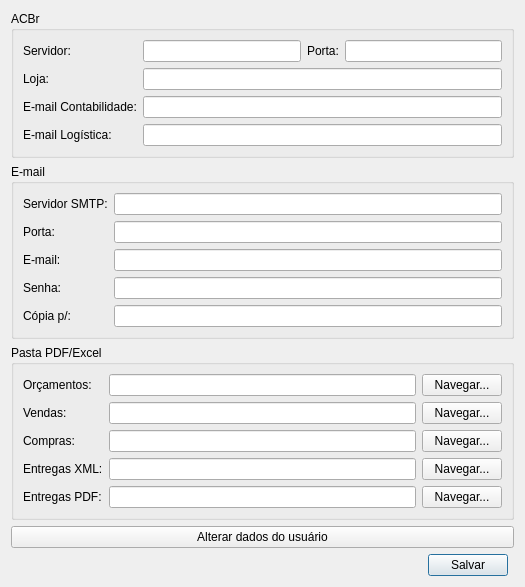
<?xml version="1.0" encoding="UTF-8"?>
<ui version="4.0">
 <class>UserConfig</class>
 <widget class="QDialog" name="UserConfig">
  <property name="geometry">
   <rect>
    <x>0</x>
    <y>0</y>
    <width>525</width>
    <height>553</height>
   </rect>
  </property>
  <property name="minimumSize">
   <size>
    <width>525</width>
    <height>0</height>
   </size>
  </property>
  <property name="windowTitle">
   <string>Configurações do usuário</string>
  </property>
  <layout class="QGridLayout" name="gridLayout">
   <item row="4" column="0">
    <spacer name="horizontalSpacer">
     <property name="orientation">
      <enum>Qt::Horizontal</enum>
     </property>
     <property name="sizeHint" stdset="0">
      <size>
       <width>40</width>
       <height>20</height>
      </size>
     </property>
    </spacer>
   </item>
   <item row="4" column="1">
    <widget class="QPushButton" name="pushButtonSalvar">
     <property name="text">
      <string>Salvar</string>
     </property>
    </widget>
   </item>
   <item row="3" column="0" colspan="3">
    <widget class="QPushButton" name="pushButtonAlterarDados">
     <property name="text">
      <string>Alterar dados do usuário</string>
     </property>
    </widget>
   </item>
   <item row="1" column="0" colspan="3">
    <widget class="QGroupBox" name="groupBoxEmail">
     <property name="title">
      <string>E-mail</string>
     </property>
     <layout class="QGridLayout" name="gridLayout_3">
      <item row="5" column="1">
       <widget class="QLineEdit" name="lineEditEmail"/>
      </item>
      <item row="7" column="1">
       <widget class="QLineEdit" name="lineEditEmailSenha">
        <property name="echoMode">
         <enum>QLineEdit::Password</enum>
        </property>
       </widget>
      </item>
      <item row="1" column="1">
       <widget class="QLineEdit" name="lineEditServidorSMTP"/>
      </item>
      <item row="3" column="1">
       <widget class="QLineEdit" name="lineEditPortaSMTP"/>
      </item>
      <item row="7" column="0">
       <widget class="QLabel" name="label_7">
        <property name="text">
         <string>Senha:</string>
        </property>
       </widget>
      </item>
      <item row="1" column="0">
       <widget class="QLabel" name="label_4">
        <property name="text">
         <string>Servidor SMTP:</string>
        </property>
       </widget>
      </item>
      <item row="5" column="0">
       <widget class="QLabel" name="label_6">
        <property name="text">
         <string>E-mail:</string>
        </property>
       </widget>
      </item>
      <item row="3" column="0">
       <widget class="QLabel" name="label_5">
        <property name="text">
         <string>Porta:</string>
        </property>
       </widget>
      </item>
      <item row="8" column="0">
       <widget class="QLabel" name="label_10">
        <property name="text">
         <string>Cópia p/:</string>
        </property>
       </widget>
      </item>
      <item row="8" column="1">
       <widget class="QLineEdit" name="lineEditEmailCopia"/>
      </item>
     </layout>
    </widget>
   </item>
   <item row="2" column="0" colspan="3">
    <widget class="QGroupBox" name="groupBox_3">
     <property name="title">
      <string>Pasta PDF/Excel</string>
     </property>
     <layout class="QGridLayout" name="gridLayout_4">
      <item row="1" column="1">
       <widget class="QLineEdit" name="lineEditOrcamentosFolder"/>
      </item>
      <item row="2" column="2">
       <widget class="QPushButton" name="pushButtonVendasFolder">
        <property name="text">
         <string>Navegar...</string>
        </property>
       </widget>
      </item>
      <item row="2" column="0">
       <widget class="QLabel" name="label_9">
        <property name="text">
         <string>Vendas:</string>
        </property>
       </widget>
      </item>
      <item row="1" column="0">
       <widget class="QLabel" name="label_8">
        <property name="text">
         <string>Orçamentos:</string>
        </property>
       </widget>
      </item>
      <item row="1" column="2">
       <widget class="QPushButton" name="pushButtonOrcamentosFolder">
        <property name="text">
         <string>Navegar...</string>
        </property>
       </widget>
      </item>
      <item row="2" column="1">
       <widget class="QLineEdit" name="lineEditVendasFolder"/>
      </item>
      <item row="3" column="0">
       <widget class="QLabel" name="labelCompras">
        <property name="text">
         <string>Compras:</string>
        </property>
       </widget>
      </item>
      <item row="3" column="1">
       <widget class="QLineEdit" name="lineEditComprasFolder"/>
      </item>
      <item row="3" column="2">
       <widget class="QPushButton" name="pushButtonComprasFolder">
        <property name="text">
         <string>Navegar...</string>
        </property>
       </widget>
      </item>
      <item row="4" column="0">
       <widget class="QLabel" name="labelEntregas">
        <property name="text">
         <string>Entregas XML:</string>
        </property>
       </widget>
      </item>
      <item row="4" column="1">
       <widget class="QLineEdit" name="lineEditEntregasXmlFolder"/>
      </item>
      <item row="4" column="2">
       <widget class="QPushButton" name="pushButtonEntregasXmlFolder">
        <property name="text">
         <string>Navegar...</string>
        </property>
       </widget>
      </item>
      <item row="5" column="0">
       <widget class="QLabel" name="labelEntregas_2">
        <property name="text">
         <string>Entregas PDF:</string>
        </property>
       </widget>
      </item>
      <item row="5" column="1">
       <widget class="QLineEdit" name="lineEditEntregasPdfFolder"/>
      </item>
      <item row="5" column="2">
       <widget class="QPushButton" name="pushButtonEntregasPdfFolder">
        <property name="text">
         <string>Navegar...</string>
        </property>
       </widget>
      </item>
     </layout>
    </widget>
   </item>
   <item row="0" column="0" colspan="3">
    <widget class="QGroupBox" name="groupBoxAcbr">
     <property name="title">
      <string>ACBr</string>
     </property>
     <layout class="QGridLayout" name="gridLayout_2">
      <item row="4" column="0">
       <widget class="QLabel" name="label_12">
        <property name="text">
         <string>E-mail Contabilidade:</string>
        </property>
       </widget>
      </item>
      <item row="5" column="0">
       <widget class="QLabel" name="label_13">
        <property name="text">
         <string>E-mail Logística:</string>
        </property>
       </widget>
      </item>
      <item row="3" column="0">
       <widget class="QLabel" name="label_11">
        <property name="text">
         <string>Loja:</string>
        </property>
       </widget>
      </item>
      <item row="0" column="0">
       <widget class="QLabel" name="label_14">
        <property name="text">
         <string>Servidor:</string>
        </property>
       </widget>
      </item>
      <item row="0" column="1">
       <widget class="QLineEdit" name="lineEditACBrServidor"/>
      </item>
      <item row="0" column="2">
       <widget class="QLabel" name="label_15">
        <property name="text">
         <string>Porta:</string>
        </property>
       </widget>
      </item>
      <item row="0" column="3">
       <widget class="QLineEdit" name="lineEditACBrPorta"/>
      </item>
      <item row="3" column="1" colspan="3">
       <widget class="ItemBox" name="itemBoxLoja"/>
      </item>
      <item row="4" column="1" colspan="3">
       <widget class="QLineEdit" name="lineEditEmailContabilidade"/>
      </item>
      <item row="5" column="1" colspan="3">
       <widget class="QLineEdit" name="lineEditEmailLogistica"/>
      </item>
     </layout>
    </widget>
   </item>
  </layout>
 </widget>
 <customwidgets>
  <customwidget>
   <class>ItemBox</class>
   <extends>QLineEdit</extends>
   <header>src/itembox.h</header>
  </customwidget>
 </customwidgets>
 <tabstops>
  <tabstop>lineEditServidorSMTP</tabstop>
  <tabstop>lineEditPortaSMTP</tabstop>
  <tabstop>lineEditEmail</tabstop>
  <tabstop>lineEditEmailSenha</tabstop>
  <tabstop>lineEditEmailCopia</tabstop>
  <tabstop>lineEditOrcamentosFolder</tabstop>
  <tabstop>pushButtonOrcamentosFolder</tabstop>
  <tabstop>lineEditVendasFolder</tabstop>
  <tabstop>pushButtonVendasFolder</tabstop>
  <tabstop>pushButtonAlterarDados</tabstop>
  <tabstop>pushButtonSalvar</tabstop>
 </tabstops>
 <resources/>
 <connections/>
</ui>
